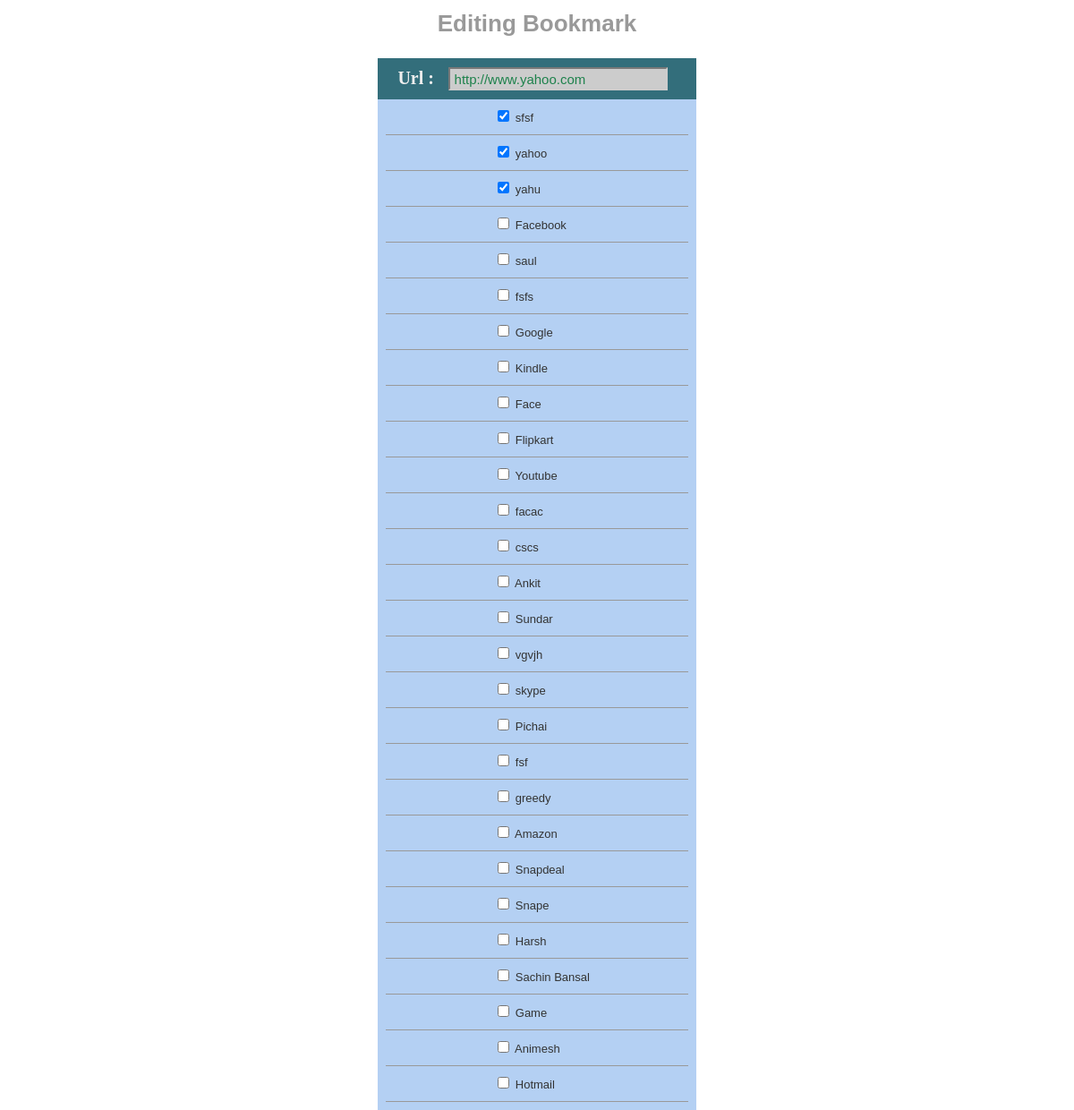
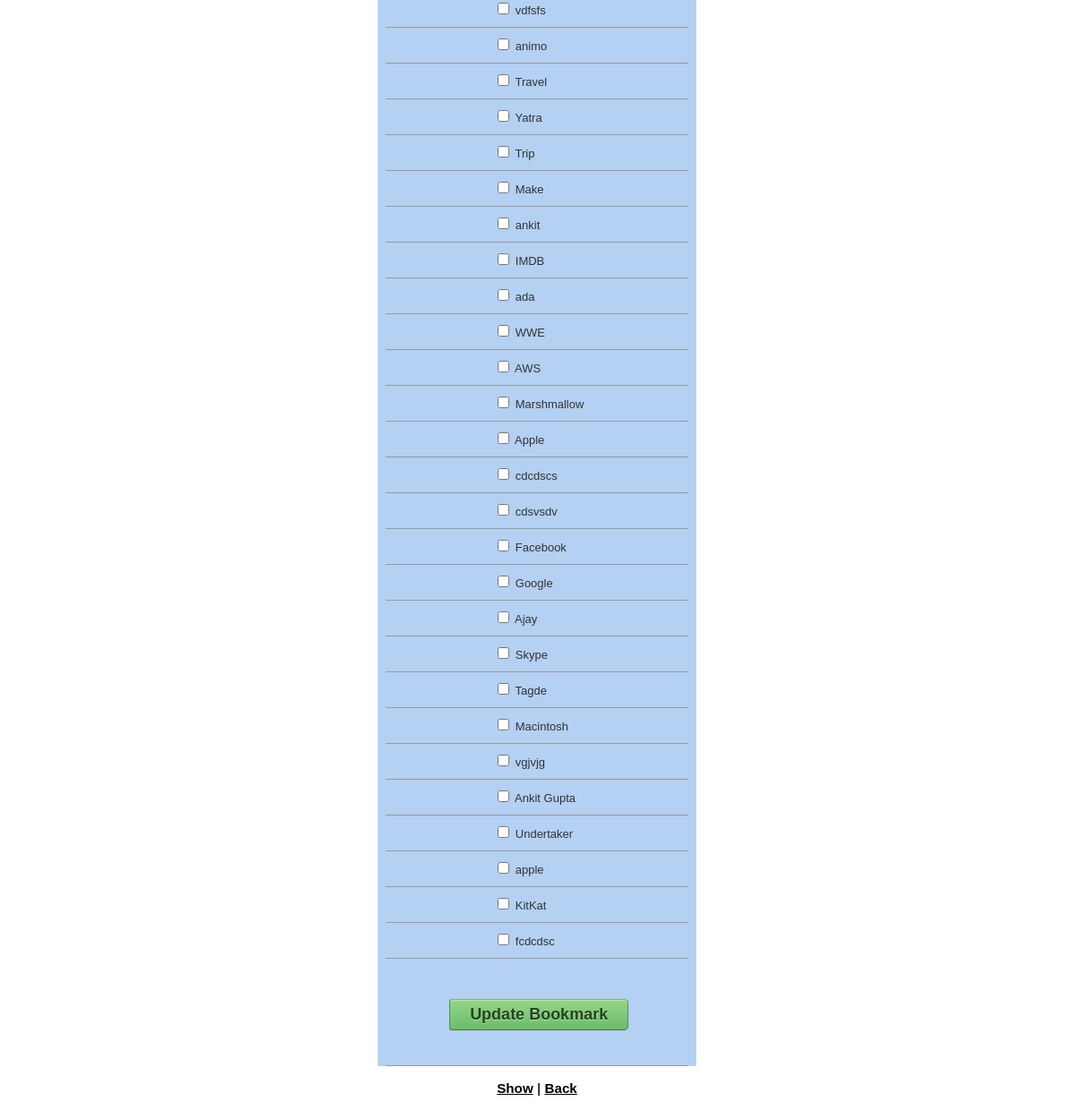
Screenshot of /bookmarks/145/edit/ with the database file from the repository (2 pictures, top to bottom).
### bookmarks/models.py (models this page shows, shortened)
class Tag_list(models.Model):
    tags = models.CharField(max_length = 100)

### bookmarks/views.py (the view)
# urls.py: url(r'^(?P<pk>[0-9]+)/edit/$', views.edit_url_tags, name='edit_url_tags'),
def edit_url_tags(request, pk):
    conn = sqlite3.connect('db.sqlite3')
    g = conn.cursor()
    g.execute("SELECT * FROM bookmarks_bookmark WHERE id LIKE '%" + pk + "%'")
    res = g.fetchall()
    id_list = [r[0] for r in res]                        #id_list, tags_list, url_list will contain only one element
    tags_list = [r[1] for r in res]
    url_list = [r[2] for r in res]
    j = ",".join(tags_list)                                  #Converting list into string i.e. from ['abc, xyz'] to 'abc, xyz'
    s_tags = j.split(',')                                         # 'abc, xyz' to ['abc', 'xyz']
    conn = sqlite3.connect('db.sqlite3')
    h = conn.cursor()
    h.execute("SELECT * FROM bookmarks_tag_list")
    result = h.fetchall()
    all_tags = [t[1] for t in result]
    tags_left = [x for x in all_tags if x not in s_tags]
    p = len(s_tags)
    ids = [idx for idx,k in enumerate(s_tags)]
    ids_left = [idr+p for idr,k in enumerate(tags_left)]
    list1 = zip(ids, s_tags)
    list2 = zip(ids_left, tags_left)
    context = {'list1': list1, 'list2': list2, 'urls': url_list[0], 'ids': id_list[0]}
    return render(request, 'edit_url_tags.html', context)

### bookmarks/templates/edit_url_tags.html (shortened to what this page needs)
<!DOCTYPE html>
<html>
<head>
  <link href="/static/css/greedy.css" media="all" rel="stylesheet" type="text/css" />
</head>
<body>
<h1 class="text-center">Editing Bookmark</h1>
<div id="editing-bookmark">
<form accept-charset="UTF-8" action="/bookmarks/{{ ids }}/" class="edit_bookmark" id="edit_bookmark_{{ ids }}" method="post">
  <div class="field" style="margin:30px 0px 0px; padding:10px; border: 0px; background:#336e7b;">
      <label for="bookmark_url" style="color:#eee; padding-left: 12px; padding-right: 12px; font-size: 20px; font-family: 'sans-serif';"><b>Url :</b></label>
    <input id="bookmark_url" name="bookmark_url" size="30" type="text" value="{{ urls }}" style="background:#ccc;border-color:#ccc; width:70%; height:20px; font-size: 15px; padding-left: 5px; color: #1e824c;" />
  </div>
    {% for x in list1 %}
        <div>
            <input checked="checked" id="tag_ids" name="bookmark_tags" type="checkbox" value="{{ x.1 }}" />      <label for="tag_ids">{{ x.1 }}</label>
        </div>
    {% endfor %}
    {% for x in list2 %}
        <div>
            <input id="tag_ids" name="bookmark_tags" type="checkbox" value="{{ x.1 }}" />      <label for="tag_ids">{{ x.1 }}</label>
        </div>
    {% endfor %}
      <div class="actions"><br><br>
    <button class="text-center" id="add-input" name="commit" type="submit" style="margin:0px 10px 30px -50px; width: 200px; height:35px; font-size: 18px;">Update Bookmark</button>
  </div>
</form>
</div>
<div class="text-center">
<h3><a href="/bookmarks/{{ ids }}">Show</a> |
<a href="/bookmarks">Back</a></h3>
</div>
</body>
</html>

### bookmarks/static/css/greedy.css (style rules this page uses)
#add-input { background:#6cbb6b; background-image:-moz-linear-gradient(#95d788, #6cbb6b); background-image:-webkit-gradient(linear, left bottom, left top, color-stop(0, #6cbb6b), color-stop(1, #95d788)); -moz-border-radius:3px 5px 5px 3px; border-radius:3px 5px 5px 3px; border-width:1px; border-style:solid; border-color:#7eba7c #578e57 #447d43; -moz-box-shadow:0 0 1px rgba(0,0,0,0.3),0 1px 0 rgba(255,255,255,0.3) inset; -webkit-box-shadow:0 0 1px rgba(0,0,0,0.3),0 1px 0 rgba(255,255,255,0.3) inset; box-shadow:0 0 1px rgba(0,0,0,0.3),0 1px 0 rgba(255,255,255,0.3) inset; height:50px; margin:0 0 0 20px; padding:0; width:20%; cursor:pointer; font:bold 20px Arial,Helvetica; color:#23441e; text-shadow:0 1px 0 rgba(255,255,255,0.5) }
body { background-color: #fff; color:#333; font-family:verdana,arial,helvetica,sans-serif; font-size:13px; line-height:18px }
a { color:#000 }
div.field,div.actions { margin-bottom:10px }
.text-center { text-align: center; }
#editing-bookmark div { margin: 9px; padding-left: 34%; padding-bottom: 9px; border-bottom: 1px solid #999; }
#editing-bookmark { width:30%; margin : auto; background: #b4d0f3; }
input[type="checkbox"] { cursor: pointer; }
h1 { text-align: center; color: #999; }

### rows the page displays
Tag_list: tags "sfsf"
Tag_list: tags "yahoo"
Tag_list: tags "yahu"
Tag_list: tags "saul"
Tag_list: tags "fsfs"
Tag_list: tags "Face"
Tag_list: tags "Flipkart"
Tag_list: tags "facac"
Tag_list: tags "cscs"
Tag_list: tags "Sundar"
Tag_list: tags "vgvjh"
Tag_list: tags "Pichai"
Tag_list: tags "fsf"
Tag_list: tags "greedy"
Tag_list: tags "Amazon"
Tag_list: tags "Snapdeal"
Tag_list: tags "Snape"
Tag_list: tags "Harsh"
Tag_list: tags "Sachin Bansal"
Tag_list: tags "Game"
Tag_list: tags "Animesh"
Tag_list: tags "vdfsfs"
Tag_list: tags "animo"
Tag_list: tags "Travel"
Tag_list: tags "Yatra"
Tag_list: tags "Trip"
Tag_list: tags "Make"
Tag_list: tags "ada"
Tag_list: tags "WWE"
Tag_list: tags "AWS"
Tag_list: tags "Marshmallow"
Tag_list: tags "cdcdscs"
Tag_list: tags "cdsvsdv"
Tag_list: tags "Ajay"
Tag_list: tags "Tagde"
Tag_list: tags "Macintosh"
Tag_list: tags "vgjvjg"
Tag_list: tags "Ankit Gupta"
Tag_list: tags "Undertaker"
Tag_list: tags "KitKat"
Tag_list: tags "fcdcdsc"

### other values shown
{{ x.1 }} "Facebook" "Google" "Kindle" "Youtube" "Ankit" "skype" "Hotmail" "ankit" "IMDB" "Apple" "Facebook" "Google" "Skype" "apple"
